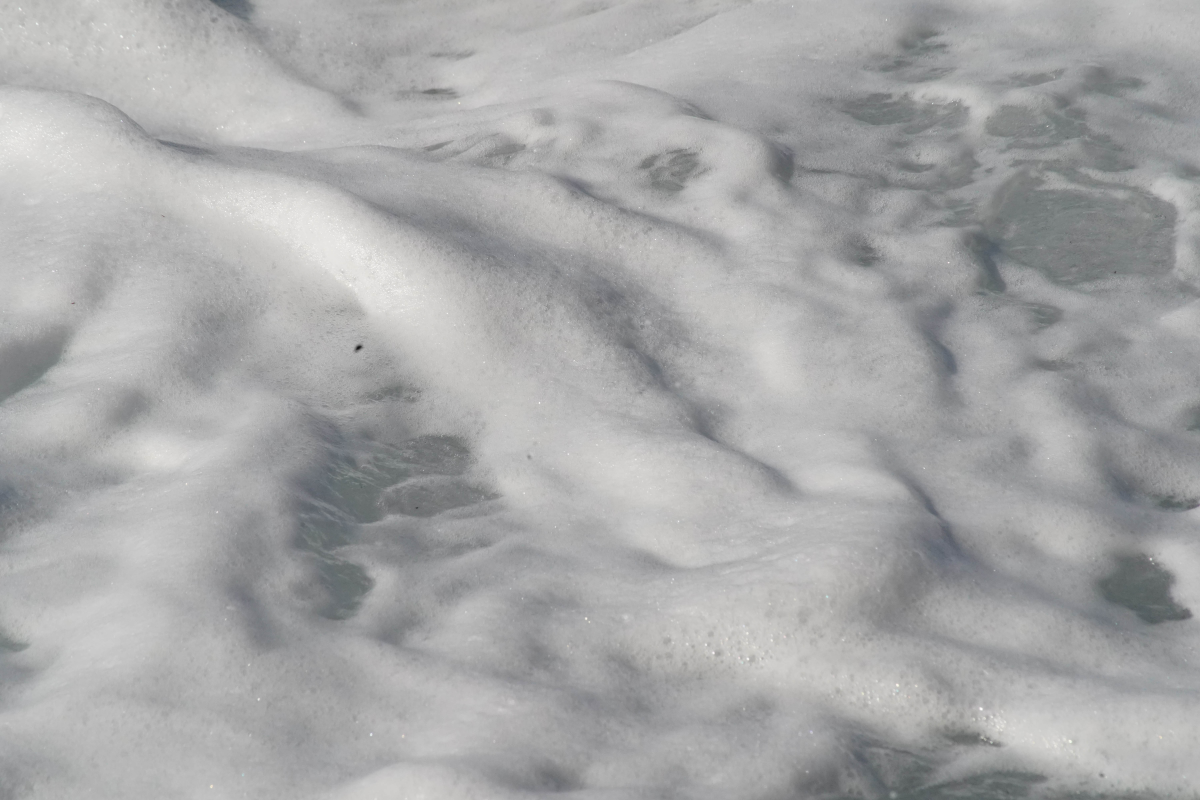
#> input picture image_database/DSC03582.jpg, 6000 x 4000 px (shown at 1/5 size); its folder holds only this picture in this run
$ python -i whole_image.py   (imports and definitions only)   (older library calls are emulated)
#> lines starting #> are read from the running program, lines starting #| are printed output that depends on the picture; after the words box and inside, x2 and y2 are one past the last pixel; in counts of white or black regions, pixels touching at a corner belong together
### src/HNA/modalities/video/_common.py
"""
Shared low-level helpers for the `HNA.modalities.video` subpackage:
frame I/O, downscaled-grayscale iteration, and the (pixels x time)
flat stack used by the modal and per-pixel extractors.

Importable as `HNA.modalities.video._common`, but most users will reach
these symbols through `HNA.modalities.video` directly (re-exported in
`__init__.py`).
"""

from __future__ import annotations

from dataclasses import dataclass
from typing import List, Optional, Tuple

import numpy as np

try:
    import cv2
except ImportError as e:  # pragma: no cover
    raise ImportError(
        "HNA.modalities.video requires opencv-python "
        "(`pip install opencv-python`)") from e

# --- Optional dependency probes ------------------------------------------
# Re-exported so other submodules can branch on availability without each
# of them re-doing the try/except.
try:
    import antropy as _ant            # noqa: F401
    _HAVE_ANTROPY = True
except ImportError:                   # pragma: no cover
    _ant = None                       # type: ignore
    _HAVE_ANTROPY = False

try:
    import neurokit2 as _nk           # noqa: F401
    _HAVE_NK = True
except ImportError:                   # pragma: no cover
    _nk = None                        # type: ignore
    _HAVE_NK = False

try:
    from pydmd import DMD as _PyDMD   # noqa: F401
    _HAVE_PYDMD = True
except ImportError:                   # pragma: no cover
    _PyDMD = None                     # type: ignore
    _HAVE_PYDMD = False


# ---------------------------------------------------------------------------
# Metadata + I/O
# ---------------------------------------------------------------------------

@dataclass
class VideoMeta:
    path: str
    fps: float
    n_frames: int
    width: int
    height: int
    duration_s: float


# [12 lines left out: function probe_video, not called in this run]


def _resize_keep_aspect(img: np.ndarray, target_long: int) -> np.ndarray:
    h, w = img.shape[:2]
    long = max(h, w)
    if long <= target_long:
        return img
    scale = target_long / long
    return cv2.resize(img, (int(round(w * scale)), int(round(h * scale))),
                      interpolation=cv2.INTER_AREA)


def iter_frames(path: str, target_long: int = 192,
                stride: int = 1, max_frames: Optional[int] = None):
    """Yield (idx, gray_uint8, bgr_resized) tuples."""
    cap = cv2.VideoCapture(str(path))
    if not cap.isOpened():
        raise IOError(f"Could not open video: {path}")
    i = -1
    yielded = 0
    try:
        while True:
            ok, frame = cap.read()
            if not ok:
                break
            i += 1
            if i % stride != 0:
                continue
            small = _resize_keep_aspect(frame, target_long)
            gray = cv2.cvtColor(small, cv2.COLOR_BGR2GRAY)
            yield i, gray, small
            yielded += 1
            if max_frames is not None and yielded >= max_frames:
                break
    finally:
        cap.release()


# ---------------------------------------------------------------------------
# Spatial Shannon entropy of a grayscale frame (used by global envelope)
# ---------------------------------------------------------------------------

# [29 lines left out: functions _spatial_entropy, _stack_video, not called in this run]


__all__ = [
    "VideoMeta", "probe_video", "iter_frames",
    "_resize_keep_aspect", "_spatial_entropy", "_stack_video",
    "_HAVE_ANTROPY", "_HAVE_NK", "_HAVE_PYDMD",
    "_ant", "_nk", "_PyDMD",
]

### src/HNA/modalities/video/whole_image.py
"""
Whole-image extractors: per-frame scalar reductions of the visual scene.

Every function in this file returns a `Dict[str, np.ndarray]` of 1-D
signals at frame rate (length = number of decoded frames). The reductions
fall into three feature families per the project framework:

  * Raw          : luminance, color means, frame-difference, optical flow
                   magnitude / curl / divergence / direction entropy.
  * Oscillatory  : (no whole-image-only oscillatory descriptors live here;
                   timestack and modal cover that axis.)
  * Complexity   : edge density, radial 2-D-FFT slope, box-counting fractal
                   dimensions, lacunarity, mean patch entropy, GLCM
                   contrast / homogeneity.

These signals slot directly into `HNA.modules.coupling`.
"""

from __future__ import annotations

from typing import Dict, List, Optional, Tuple

import cv2
import numpy as np

from ._common import iter_frames, _spatial_entropy


# ---------------------------------------------------------------------------
# 1) Global temporal envelope ("video envelope")
# ---------------------------------------------------------------------------

# [178 lines left out: functions extract_global_signals, _flow_curl_div, _direction_entropy, _spatial_lowpass_flow, extract_optical_flow_signals, extract_optical_flow_multiscale, not called in this run]


# ---------------------------------------------------------------------------
# 3) Per-frame spatial complexity
#
# Reductions of within-frame structure to one number per frame. They live
# in the "whole-image" file because every output is a single scalar per
# frame; the patch-grid maps that *underlie* some of them are exposed by
# `per_patch.extract_spatial_field`.
# ---------------------------------------------------------------------------

def _radial_psd_slope(gray: np.ndarray, k_min_frac: float = 0.05,
                      k_max_frac: float = 0.5) -> float:
    """Slope of log10(P(k)) vs log10(k) for the radially-averaged 2-D power."""
    f = np.fft.fftshift(np.fft.fft2(gray.astype(np.float32) - gray.mean()))
    p = np.abs(f) ** 2
    h, w = p.shape
    cy, cx = h // 2, w // 2
    yy, xx = np.indices(p.shape)
    r = np.sqrt((yy - cy) ** 2 + (xx - cx) ** 2)
    r_int = r.astype(int)
    tbin = np.bincount(r_int.ravel(), p.ravel())
    nr = np.bincount(r_int.ravel())
    radial = tbin / np.maximum(nr, 1)
    k = np.arange(len(radial))
    k_max = min(cy, cx)
    lo, hi = int(k_min_frac * k_max), int(k_max_frac * k_max)
    if hi <= lo + 3:
        return float("nan")
    kk = k[lo:hi]
    pp = radial[lo:hi]
    pp = np.where(pp > 0, pp, np.nan)
    if np.isnan(pp).all():
        return float("nan")
    valid = ~np.isnan(pp)
    slope, _ = np.polyfit(np.log10(kk[valid]), np.log10(pp[valid]), 1)
    return float(slope)


def _box_count_dim(binary: np.ndarray,
                   sizes: Optional[List[int]] = None) -> float:
    """Box-counting fractal dimension of a binary mask."""
    if sizes is None:
        s = min(binary.shape)
        sizes = [s // d for d in (2, 3, 4, 6, 8, 12, 16) if s // d >= 2]
        sizes = sorted(set(sizes))
    counts = []
    for sz in sizes:
        h = (binary.shape[0] // sz) * sz
        w = (binary.shape[1] // sz) * sz
        if h == 0 or w == 0:
            continue
        b = binary[:h, :w]
        S = b.reshape(h // sz, sz, w // sz, sz).any(axis=(1, 3))
        counts.append(int(S.sum()))
    if len(counts) < 3:
        return float("nan")
    sizes = sizes[:len(counts)]
    slope, _ = np.polyfit(np.log(1.0 / np.asarray(sizes, float)),
                          np.log(np.asarray(counts, float)), 1)
    return float(slope)


def _lacunarity(binary: np.ndarray,
                sizes: Optional[List[int]] = None) -> float:
    """
    Mean lacunarity over multiple box sizes (Plotnick 1993; Allgood 1991).
    Lambda(r) = 1 + Var[N] / (E[N])^2; returns log(mean(Lambda)).
    """
    b = binary.astype(np.float32)
    if sizes is None:
        s = min(binary.shape)
        sizes = [s // d for d in (4, 6, 8, 12, 16, 24)
                 if 2 <= s // d <= s // 2]
        sizes = sorted(set(sizes))
    if not sizes:
        return float("nan")
    lambdas = []
    for sz in sizes:
        h = (binary.shape[0] // sz) * sz
        w = (binary.shape[1] // sz) * sz
        if h == 0 or w == 0:
            continue
        bb = b[:h, :w].reshape(h // sz, sz, w // sz, sz)
        counts = bb.sum(axis=(1, 3))
        m = float(counts.mean())
        v = float(counts.var())
        if m > 1e-9:
            lambdas.append(1.0 + v / (m * m))
    if not lambdas:
        return float("nan")
    return float(np.log(np.mean(lambdas)))


def _patch_shannon_entropy_field(gray: np.ndarray, patch: int = 16,
                                 bins: int = 32) -> np.ndarray:
    """Per-patch Shannon entropy as a 2-D map (rows in y, cols in x)."""
    h, w = gray.shape
    H = (h // patch) * patch
    W = (w // patch) * patch
    if H == 0 or W == 0:
        return np.zeros((0, 0), dtype=np.float32)
    g = gray[:H, :W].reshape(H // patch, patch, W // patch, patch).swapaxes(1, 2)
    g = g.reshape(g.shape[0], g.shape[1], -1)
    out = np.zeros(g.shape[:2], dtype=np.float32)
    edges = np.linspace(0, 256, bins + 1)
    for j in range(g.shape[0]):
        for i in range(g.shape[1]):
            hist, _ = np.histogram(g[j, i], bins=edges, density=True)
            hist = hist[hist > 0]
            out[j, i] = float(-(hist * np.log2(hist)).sum()) if hist.size else 0.0
    return out


# [5 lines left out: function _patch_shannon_entropy, not called in this run]


def _glcm_contrast_homogeneity(gray: np.ndarray, levels: int = 16,
                               d: int = 1) -> Tuple[float, float]:
    """
    Lightweight GLCM (no scikit-image): mean contrast and homogeneity across
    horizontal, vertical and the two diagonal offsets at pixel distance `d`.
    """
    q = (gray.astype(np.int32) * (levels - 1) // 255).clip(0, levels - 1)
    H, W = q.shape
    contrasts: List[float] = []
    homogs: List[float] = []
    for dy, dx in ((0, d), (d, 0), (d, d), (d, -d)):
        if abs(dy) >= H or abs(dx) >= W:
            continue
        ya0, ya1 = (0, H - dy) if dy >= 0 else (-dy, H)
        yb0, yb1 = (dy, H) if dy >= 0 else (0, H + dy)
        xa0, xa1 = (0, W - dx) if dx >= 0 else (-dx, W)
        xb0, xb1 = (dx, W) if dx >= 0 else (0, W + dx)
        a = q[ya0:ya1, xa0:xa1].ravel()
        b = q[yb0:yb1, xb0:xb1].ravel()
        gl = np.zeros((levels, levels), dtype=np.float64)
        np.add.at(gl, (a, b), 1.0)
        gl /= max(gl.sum(), 1.0)
        ii, jj = np.indices((levels, levels))
        contrasts.append(float(((ii - jj) ** 2 * gl).sum()))
        homogs.append(float((gl / (1.0 + (ii - jj) ** 2)).sum()))
    if not contrasts:
        return float("nan"), float("nan")
    return float(np.mean(contrasts)), float(np.mean(homogs))


def extract_spatial_complexity(path: str, target_long: int = 192,
                               stride: int = 1,
                               max_frames: Optional[int] = None,
                               canny_low: int = 35, canny_high: int = 110,
                               patch_size: int = 24
                               ) -> Dict[str, np.ndarray]:
    """
    Returns dict keys (1-D, frame-rate):
      edge_density, spatial_psd_slope,
      fractal_dim_edges, fractal_dim_grad,
      lacunarity_edges, lacunarity_grad,
      patch_entropy, patch_entropy_std, patch_entropy_p95,
      patch_entropy_spread,
      glcm_contrast, glcm_homogeneity

    `fractal_dim_*` are box-counting dimensions on two binarisations: the
    Canny edge map (sharp foam contours) and the gradient-magnitude image
    above the 60th percentile (graded turbulent structure). `lacunarity_*`
    is Plotnick / Allgood gappiness on the same two inputs.
    """
    ed, slope = [], []
    fd_edges, fd_grad = [], []
    lac_edges, lac_grad = [], []
    pe_mean, pe_std, pe_p95, pe_spread = [], [], [], []
    gc, gh = [], []
    for _, gray, _ in iter_frames(path, target_long=target_long,
                                  stride=stride, max_frames=max_frames):
#> in _resize_keep_aspect, `h, w = img.shape[:2]`: h = 4000; w = 6000
#> in _resize_keep_aspect, `scale = target_long / long`: scale = 0.032
        edges = cv2.Canny(gray, canny_low, canny_high) > 0
        gx = cv2.Sobel(gray, cv2.CV_32F, 1, 0, ksize=3)
        gy = cv2.Sobel(gray, cv2.CV_32F, 0, 1, ksize=3)
        gmag = np.hypot(gx, gy)
        gthr = float(np.percentile(gmag, 60.0))
        grad_bin = gmag > max(gthr, 1.0)

        ed.append(float(edges.mean()))
        slope.append(_radial_psd_slope(gray))
        fd_edges.append(_box_count_dim(edges))
        fd_grad.append(_box_count_dim(grad_bin))
        lac_edges.append(_lacunarity(edges))
        lac_grad.append(_lacunarity(grad_bin))

        field = _patch_shannon_entropy_field(gray, patch=patch_size)
        if field.size:
            pe_mean.append(float(field.mean()))
            pe_std.append(float(field.std()))
            pe_p95.append(float(np.percentile(field, 95)))
            pe_spread.append(float(field.max() - field.min()))
        else:
            pe_mean.append(np.nan)
            pe_std.append(np.nan)
            pe_p95.append(np.nan)
            pe_spread.append(np.nan)
        c, h = _glcm_contrast_homogeneity(gray)
        gc.append(c)
        gh.append(h)
    return dict(edge_density=np.asarray(ed),
                spatial_psd_slope=np.asarray(slope),
                # Backward-compatible alias for the edge-map fractal dim.
                fractal_dim=np.asarray(fd_edges),
                fractal_dim_edges=np.asarray(fd_edges),
                fractal_dim_grad=np.asarray(fd_grad),
                lacunarity_edges=np.asarray(lac_edges),
                lacunarity_grad=np.asarray(lac_grad),
                patch_entropy=np.asarray(pe_mean),
                patch_entropy_std=np.asarray(pe_std),
                patch_entropy_p95=np.asarray(pe_p95),
                patch_entropy_spread=np.asarray(pe_spread),
                glcm_contrast=np.asarray(gc),
                glcm_homogeneity=np.asarray(gh))


__all__ = [
    "extract_global_signals",
    "extract_optical_flow_signals",
    "extract_optical_flow_multiscale",
    "extract_spatial_complexity",
    # private helpers re-exported for the per_patch module to reuse
    "_patch_shannon_entropy_field", "_patch_shannon_entropy",
    "_box_count_dim", "_lacunarity",
    "_glcm_contrast_homogeneity", "_radial_psd_slope",
    "_flow_curl_div", "_direction_entropy", "_spatial_lowpass_flow",
]

>>> result = extract_spatial_complexity('../../../../image_database/DSC03582.jpg')
#> in extract_spatial_complexity, `edges = cv2.Canny(gray, canny_low, canny_high) > 0`:
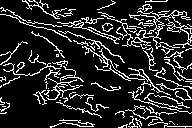
#> edges: shape (128, 192) bool; 15.8% white in thin lines or dots
#> in extract_spatial_complexity, `gy = cv2.Sobel(gray, cv2.CV_32F, 0, 1, ksize=3)`:
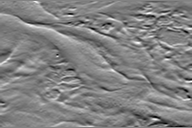
#> gy: shape (128, 192) float32; min -225, max 214, mean -1.3; drawn with min black and max white
#> in extract_spatial_complexity, `gmag = np.hypot(gx, gy)`:
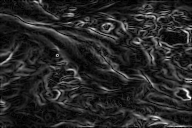
#> gmag: shape (128, 192) float32; min 0, max 277.8, mean 43.3; drawn with min black and max white
#> in extract_spatial_complexity, `gthr = float(np.percentile(gmag, 60.0))`: gthr = 41.3
#> in extract_spatial_complexity, `grad_bin = gmag > max(gthr, 1.0)`:
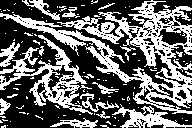
#> grad_bin: shape (128, 192) bool; 40% white; 123 white regions (105 under 20 px), largest, box (x1, y1, x2, y2) and area: (0, 0, 192, 114) 5464, (0, 35, 93, 115) 1895, (112, 104, 192, 128) 709
#> in _radial_psd_slope, `tbin = np.bincount(r_int.ravel(), p.ravel())`: tbin = 116 values, max 7.31e+10 at index 2, min 0 at index 0, mean 3e+09
#> in _radial_psd_slope, `radial = tbin / np.maximum(nr, 1)`: radial = 116 values, max 8.13e+09 at index 1, min 0 at index 0, mean 158077766.3
#> in _radial_psd_slope, `k = np.arange(len(radial))`: k = 116 values from 0 to 115
#> in _radial_psd_slope, `kk = k[lo:hi]`: kk = 29 values from 3 to 31
#> in _radial_psd_slope, `pp = radial[lo:hi]`: pp = 29 values, max 1.81e+09 at index 1, min 2156066.1 at index 28, mean 193235339.6
#> in _radial_psd_slope, `slope, _ = np.polyfit(np.log10(kk[valid]), np.log10(pp[valid]), 1)`: slope = -2.95
#> the loop in _box_count_dim, `for sz in sizes:` made 7 passes
#> S on pass 7: [[True, True, True], [True, True, True]]
#> after the loop in _box_count_dim, `for sz in sizes:`: counts = [309, 197, 90, 53, 24, 12, 6]
#> in _box_count_dim, `slope, _ = np.polyfit(np.log(1.0 / np.asarray(sizes, float)), np.log(n..`: slope = 1.91
#> the loop in _box_count_dim (call 2), `for sz in sizes:` made 7 passes
#> pass 2, in _box_count_dim (call 2), `b = binary[:h, :w]`:
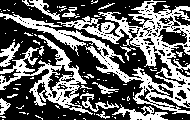
#> b: shape (120, 190) bool; 40% white; 113 white regions (96 under 20 px), largest, box (x1, y1, x2, y2) and area: (0, 0, 190, 114) 5368, (0, 35, 93, 115) 1895, (112, 104, 168, 120) 365
#> after the loop in _box_count_dim (call 2), `for sz in sizes:`: counts = [365, 226, 96, 54, 24, 12, 6]
#> in _box_count_dim (call 2), `slope, _ = np.polyfit(np.log(1.0 / np.asarray(sizes, float)), np.log(n..`: slope = 1.99
#> in _lacunarity, `b = binary.astype(np.float32)`: b: shape (128, 192) float32; values 0 (black) and 1 (white), 15.8% white in thin lines or dots
#> the loop in _lacunarity, `for sz in sizes:` made 6 passes
#> (m, v) on passes 1 to 6: (3.93, 13.73), (10.09, 57.7), (15.82, 115.6), (40.34, 467.7), (69.15, 1048.6), (161.4, 3028.4)
#> after the loop in _lacunarity, `for sz in sizes:`: lambdas = [1.89, 1.57, 1.46, 1.29, 1.22, 1.12]
#> the loop in _lacunarity (call 2), `for sz in sizes:` made 6 passes
#> (m, v) on passes 1 to 6: (10.01, 57.46), (25.57, 260.9), (39.96, 493.6), (102.3, 2255.2), (176.6, 4862.1), (409.2, 11630.6)
#> pass 1, in _lacunarity (call 2), `counts = bb.sum(axis=(1, 3))`:
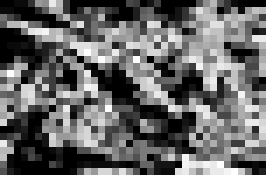
#> counts: shape (25, 38) float32 (shown 7 times larger); min 0, max 25, mean 10; drawn with min black and max white
#> after the loop in _lacunarity (call 2), `for sz in sizes:`: lambdas = [1.57, 1.4, 1.31, 1.22, 1.16, 1.07]
#> in _glcm_contrast_homogeneity, `q = (gray.astype(np.int32) * (levels - 1) // 255).clip(0, levels - 1)`:
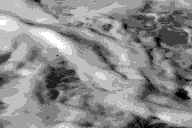
#> q: shape (128, 192) int32; min 5, max 13, mean 9.4; drawn with min black and max white
#> after the loop in _glcm_contrast_homogeneity, `for dy, dx in ((0, d), (d, 0), (d, d), (d, -d)):`: contrasts = [0.216, 0.318, 0.339, 0.425]; homogs = [0.896, 0.856, 0.849, 0.822]
#> in extract_spatial_complexity, `c, h = _glcm_contrast_homogeneity(gray)`: c = 0.325; h = 0.856
